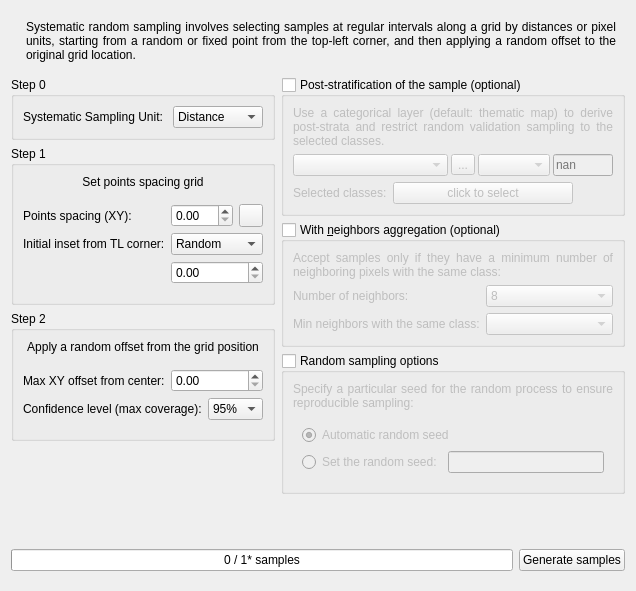
     <widget class="QWidget" name="tab_SystematicSampling">
      <attribute name="title">
       <string>Systematic Sampling</string>
      </attribute>
      <layout class="QVBoxLayout" name="verticalLayout_7">
       <item>
        <widget class="QWidget" name="widget_3" native="true">
         <layout class="QHBoxLayout" name="horizontalLayout_9">
          <item>
           <widget class="QLabel" name="label_2">
            <property name="text">
             <string>&lt;html&gt;&lt;head/&gt;&lt;body&gt;&lt;img height=&quot;90&quot;  src=&quot;:/plugins/AcATaMa/icons/systematic_sampling.svg&quot;/&gt;&lt;/body&gt;&lt;/html&gt;</string>
            </property>
           </widget>
          </item>
          <item>
           <widget class="QLabel" name="label_25">
            <property name="sizePolicy">
             <sizepolicy hsizetype="Expanding" vsizetype="Preferred">
              <horstretch>0</horstretch>
              <verstretch>0</verstretch>
             </sizepolicy>
            </property>
            <property name="text">
             <string>Systematic random sampling involves selecting samples at regular intervals along a grid by distances or pixel units, starting from a random or fixed point from the top-left corner, and then applying a random offset to the original grid location.</string>
            </property>
            <property name="alignment">
             <set>Qt::AlignmentFlag::AlignJustify|Qt::AlignmentFlag::AlignVCenter</set>
            </property>
            <property name="wordWrap">
             <bool>true</bool>
            </property>
           </widget>
          </item>
         </layout>
        </widget>
       </item>
       <item>
        <widget class="QWidget" name="widget_15" native="true">
         <layout class="QHBoxLayout" name="horizontalLayout_11">
          <property name="leftMargin">
           <number>0</number>
          </property>
          <property name="topMargin">
           <number>0</number>
          </property>
          <property name="rightMargin">
           <number>0</number>
          </property>
          <property name="bottomMargin">
           <number>0</number>
          </property>
          <item>
           <widget class="QWidget" name="widget_20" native="true">
            <layout class="QVBoxLayout" name="verticalLayout_2">
             <property name="leftMargin">
              <number>0</number>
             </property>
             <property name="topMargin">
              <number>0</number>
             </property>
             <property name="rightMargin">
              <number>0</number>
             </property>
             <property name="bottomMargin">
              <number>0</number>
             </property>
             <item>
              <widget class="QGroupBox" name="widget_SystS_step0">
               <property name="title">
                <string>Step 0</string>
               </property>
               <layout class="QGridLayout" name="gridLayout_5">
                <item row="0" column="0">
                 <widget class="QLabel" name="label_22">
                  <property name="text">
                   <string>Systematic Sampling Unit: </string>
                  </property>
                 </widget>
                </item>
                <item row="0" column="1">
                 <widget class="QComboBox" name="QCBox_Systematic_Sampling_Unit">
                  <property name="toolTip">
                   <string>&lt;html&gt;&lt;head/&gt;&lt;body&gt;&lt;p&gt;The systematic sampling unit defines its methodology, including the grid structure, the initial inset, and the area for random offset.&lt;/p&gt;&lt;/body&gt;&lt;/html&gt;</string>
                  </property>
                  <item>
                   <property name="text">
                    <string>Distance</string>
                   </property>
                  </item>
                  <item>
                   <property name="text">
                    <string>Pixels</string>
                   </property>
                  </item>
                 </widget>
                </item>
               </layout>
              </widget>
             </item>
             <item>
              <widget class="QGroupBox" name="widget_SystS_step1">
               <property name="title">
                <string>Step 1</string>
               </property>
               <layout class="QVBoxLayout" name="verticalLayout_26">
                <item>
                 <widget class="QLabel" name="label_32">
                  <property name="text">
                   <string>Set points spacing grid</string>
                  </property>
                  <property name="alignment">
                   <set>Qt::AlignmentFlag::AlignCenter</set>
                  </property>
                 </widget>
                </item>
                <item>
                 <widget class="QWidget" name="widget_8" native="true">
                  <layout class="QGridLayout" name="gridLayout_6">
                   <property name="leftMargin">
                    <number>0</number>
                   </property>
                   <property name="rightMargin">
                    <number>0</number>
                   </property>
                   <item row="1" column="0">
                    <widget class="QLabel" name="label_27">
                     <property name="text">
                      <string>Initial inset from TL corner:</string>
                     </property>
                    </widget>
                   </item>
                   <item row="0" column="1">
                    <widget class="QDoubleSpinBox" name="PointSpacing_SystS"/>
                   </item>
                   <item row="0" column="0">
                    <widget class="QLabel" name="label_26">
                     <property name="text">
                      <string>Points spacing (XY):</string>
                     </property>
                    </widget>
                   </item>
                   <item row="0" column="2">
                    <widget class="QToolButton" name="QPBtn_DeterNumSamples_SystS">
                     <property name="toolTip">
                      <string>Determining point spacing by estimating sample size</string>
                     </property>
                     <property name="text">
                      <string/>
                     </property>
                     <property name="icon">
                      <iconset>
                       <normaloff>:/plugins/AcATaMa/icons/determine_num_samples.svg</normaloff>:/plugins/AcATaMa/icons/determine_num_samples.svg</iconset>
                     </property>
                    </widget>
                   </item>
                   <item row="1" column="1" colspan="2">
                    <widget class="QComboBox" name="QCBox_InitialInsetMode_SystS">
                     <property name="toolTip">
                      <string>&lt;html&gt;&lt;head/&gt;&lt;body&gt;&lt;p&gt;Set the initial inset from top-left corner using a random value (from 0 to point spacing) or using a fixed value by user&lt;/p&gt;&lt;/body&gt;&lt;/html&gt;</string>
                     </property>
                     <item>
                      <property name="text">
                       <string>Random</string>
                      </property>
                     </item>
                     <item>
                      <property name="text">
                       <string>Fixed</string>
                      </property>
                     </item>
                    </widget>
                   </item>
                   <item row="2" column="1" colspan="2">
                    <widget class="QDoubleSpinBox" name="InitialInsetFixed_SystS"/>
                   </item>
                  </layout>
                 </widget>
                </item>
               </layout>
              </widget>
             </item>
             <item>
              <widget class="QGroupBox" name="widget_SystS_step2">
               <property name="title">
                <string>Step 2</string>
               </property>
               <layout class="QVBoxLayout" name="verticalLayout_29">
                <item>
                 <widget class="QLabel" name="label_7">
                  <property name="text">
                   <string>Apply a random offset from the grid position</string>
                  </property>
                  <property name="alignment">
                   <set>Qt::AlignmentFlag::AlignCenter</set>
                  </property>
                 </widget>
                </item>
                <item>
                 <widget class="QWidget" name="widget_11" native="true">
                  <layout class="QGridLayout" name="gridLayout_7">
                   <property name="leftMargin">
                    <number>0</number>
                   </property>
                   <property name="rightMargin">
                    <number>0</number>
                   </property>
                   <item row="0" column="0">
                    <widget class="QLabel" name="label_31">
                     <property name="text">
                      <string>Max XY offset from center:</string>
                     </property>
                    </widget>
                   </item>
                   <item row="0" column="1">
                    <widget class="QDoubleSpinBox" name="MaxXYoffset_SystS"/>
                   </item>
                   <item row="1" column="0" colspan="2">
                    <widget class="QWidget" name="widget_CL_PerPixelCoverage" native="true">
                     <layout class="QHBoxLayout" name="horizontalLayout_13">
                      <property name="leftMargin">
                       <number>0</number>
                      </property>
                      <property name="topMargin">
                       <number>0</number>
                      </property>
                      <property name="rightMargin">
                       <number>0</number>
                      </property>
                      <property name="bottomMargin">
                       <number>0</number>
                      </property>
                      <item>
                       <widget class="QLabel" name="label_23">
                        <property name="text">
                         <string>Confidence level (max coverage):</string>
                        </property>
                       </widget>
                      </item>
                      <item>
                       <widget class="QComboBox" name="CL_PerPixelCoverage">
                        <property name="toolTip">
                         <string>&lt;html&gt;&lt;head/&gt;&lt;body&gt;&lt;p&gt;Sets the upper bound on the probability that each pixel in the offset area will be tested. This determines the maximum number of random attempts (K) per offset area.&lt;/p&gt;&lt;/body&gt;&lt;/html&gt;</string>
                        </property>
                        <property name="currentIndex">
                         <number>3</number>
                        </property>
                        <item>
                         <property name="text">
                          <string>80%</string>
                         </property>
                        </item>
                        <item>
                         <property name="text">
                          <string>85%</string>
                         </property>
                        </item>
                        <item>
                         <property name="text">
                          <string>90%</string>
                         </property>
                        </item>
                        <item>
                         <property name="text">
                          <string>95%</string>
                         </property>
                        </item>
                        <item>
                         <property name="text">
                          <string>99%</string>
                         </property>
                        </item>
                       </widget>
                      </item>
                     </layout>
                    </widget>
                   </item>
                  </layout>
                 </widget>
                </item>
               </layout>
              </widget>
             </item>
             <item>
              <spacer name="verticalSpacer_6">
               <property name="orientation">
                <enum>Qt::Orientation::Vertical</enum>
               </property>
               <property name="sizeHint" stdset="0">
                <size>
                 <width>20</width>
                 <height>40</height>
                </size>
               </property>
              </spacer>
             </item>
            </layout>
           </widget>
          </item>
          <item>
           <widget class="QWidget" name="widget_19" native="true">
            <layout class="QVBoxLayout" name="verticalLayout">
             <property name="leftMargin">
              <number>0</number>
             </property>
             <property name="topMargin">
              <number>0</number>
             </property>
             <property name="rightMargin">
              <number>0</number>
             </property>
             <property name="bottomMargin">
              <number>0</number>
             </property>
             <item>
              <widget class="QGroupBox" name="QGBox_SystSwithPS">
               <property name="title">
                <string>Post-stratification of the sample (optional)</string>
               </property>
               <property name="checkable">
                <bool>true</bool>
               </property>
               <property name="checked">
                <bool>false</bool>
               </property>
               <layout class="QVBoxLayout" name="verticalLayout_32">
                <item>
                 <widget class="QWidget" name="widget_SystSwithPS" native="true">
                  <layout class="QVBoxLayout" name="verticalLayout_33">
                   <property name="leftMargin">
                    <number>0</number>
                   </property>
                   <property name="topMargin">
                    <number>0</number>
                   </property>
                   <property name="rightMargin">
                    <number>0</number>
                   </property>
                   <property name="bottomMargin">
                    <number>0</number>
                   </property>
                   <item>
                    <widget class="QLabel" name="label_33">
                     <property name="text">
                      <string>Use a categorical layer (default: thematic map) to derive post-strata and restrict random validation sampling to the selected classes.</string>
                     </property>
                     <property name="alignment">
                      <set>Qt::AlignmentFlag::AlignJustify|Qt::AlignmentFlag::AlignVCenter</set>
                     </property>
                     <property name="wordWrap">
                      <bool>true</bool>
                     </property>
                    </widget>
                   </item>
                   <item>
                    <widget class="QWidget" name="widget_27" native="true">
                     <layout class="QHBoxLayout" name="horizontalLayout_27">
                      <property name="spacing">
                       <number>3</number>
                      </property>
                      <property name="leftMargin">
                       <number>0</number>
                      </property>
                      <property name="topMargin">
                       <number>0</number>
                      </property>
                      <property name="rightMargin">
                       <number>0</number>
                      </property>
                      <property name="bottomMargin">
                       <number>0</number>
                      </property>
                      <item>
                       <widget class="QgsMapLayerComboBox" name="QCBox_PostStratMap_SystS">
                        <property name="sizePolicy">
                         <sizepolicy hsizetype="Expanding" vsizetype="Fixed">
                          <horstretch>0</horstretch>
                          <verstretch>0</verstretch>
                         </sizepolicy>
                        </property>
                        <property name="focusPolicy">
                         <enum>Qt::FocusPolicy::StrongFocus</enum>
                        </property>
                        <property name="editable">
                         <bool>false</bool>
                        </property>
                        <property name="allowEmptyLayer">
                         <bool>true</bool>
                        </property>
                       </widget>
                      </item>
                      <item>
                       <widget class="QToolButton" name="QPBtn_browsePostStratMap_SystS">
                        <property name="maximumSize">
                         <size>
                          <width>30</width>
                          <height>16777215</height>
                         </size>
                        </property>
                        <property name="toolTip">
                         <string>Load file</string>
                        </property>
                        <property name="text">
                         <string>...</string>
                        </property>
                       </widget>
                      </item>
                      <item>
                       <widget class="QComboBox" name="QCBox_band_PostStratMap_SystS">
                        <property name="toolTip">
                         <string>Band</string>
                        </property>
                        <property name="minimumContentsLength">
                         <number>1</number>
                        </property>
                       </widget>
                      </item>
                      <item>
                       <widget class="QLineEdit" name="nodata_PostStratMap_SystS">
                        <property name="maximumSize">
                         <size>
                          <width>60</width>
                          <height>16777215</height>
                         </size>
                        </property>
                        <property name="toolTip">
                         <string>Nodata Value.
It set automatically from image if the layer has the nodata value set.</string>
                        </property>
                        <property name="placeholderText">
                         <string>nan</string>
                        </property>
                       </widget>
                      </item>
                     </layout>
                    </widget>
                   </item>
                   <item>
                    <widget class="QWidget" name="widget_12" native="true">
                     <layout class="QHBoxLayout" name="horizontalLayout_6">
                      <property name="leftMargin">
                       <number>0</number>
                      </property>
                      <property name="topMargin">
                       <number>0</number>
                      </property>
                      <property name="rightMargin">
                       <number>0</number>
                      </property>
                      <property name="bottomMargin">
                       <number>0</number>
                      </property>
                      <item>
                       <widget class="QLabel" name="label_34">
                        <property name="text">
                         <string>Selected classes:</string>
                        </property>
                       </widget>
                      </item>
                      <item>
                       <widget class="QPushButton" name="QPBtn_PostStratMapClasses_SystS">
                        <property name="minimumSize">
                         <size>
                          <width>180</width>
                          <height>0</height>
                         </size>
                        </property>
                        <property name="cursor">
                         <cursorShape>PointingHandCursor</cursorShape>
                        </property>
                        <property name="text">
                         <string>click to select</string>
                        </property>
                       </widget>
                      </item>
                      <item>
                       <spacer name="horizontalSpacer_5">
                        <property name="orientation">
                         <enum>Qt::Orientation::Horizontal</enum>
                        </property>
                        <property name="sizeHint" stdset="0">
                         <size>
                          <width>40</width>
                          <height>20</height>
                         </size>
                        </property>
                       </spacer>
                      </item>
                     </layout>
                    </widget>
                   </item>
                  </layout>
                 </widget>
                </item>
               </layout>
              </widget>
             </item>
             <item>
              <widget class="QGroupBox" name="QGBox_neighbour_aggregation_SystS">
               <property name="title">
                <string>With &amp;neighbors aggregation (optional)</string>
               </property>
               <property name="checkable">
                <bool>true</bool>
               </property>
               <property name="checked">
                <bool>false</bool>
               </property>
               <layout class="QVBoxLayout" name="verticalLayout_23">
                <item>
                 <widget class="QWidget" name="widget_neighbour_aggregation_SystS" native="true">
                  <layout class="QVBoxLayout" name="verticalLayout_24">
                   <property name="leftMargin">
                    <number>0</number>
                   </property>
                   <property name="topMargin">
                    <number>0</number>
                   </property>
                   <property name="rightMargin">
                    <number>0</number>
                   </property>
                   <property name="bottomMargin">
                    <number>0</number>
                   </property>
                   <item>
                    <widget class="QLabel" name="label_36">
                     <property name="text">
                      <string>Accept samples only if they have a minimum number of neighboring pixels with the same class:</string>
                     </property>
                     <property name="alignment">
                      <set>Qt::AlignmentFlag::AlignJustify|Qt::AlignmentFlag::AlignVCenter</set>
                     </property>
                     <property name="wordWrap">
                      <bool>true</bool>
                     </property>
                    </widget>
                   </item>
                   <item>
                    <widget class="QWidget" name="widget_16" native="true">
                     <layout class="QGridLayout" name="gridLayout_15">
                      <property name="leftMargin">
                       <number>0</number>
                      </property>
                      <property name="topMargin">
                       <number>0</number>
                      </property>
                      <property name="rightMargin">
                       <number>0</number>
                      </property>
                      <property name="bottomMargin">
                       <number>0</number>
                      </property>
                      <item row="0" column="1">
                       <widget class="QComboBox" name="QCBox_NumberOfNeighbors_SystS">
                        <property name="sizeAdjustPolicy">
                         <enum>QComboBox::SizeAdjustPolicy::AdjustToContents</enum>
                        </property>
                        <item>
                         <property name="text">
                          <string>8</string>
                         </property>
                        </item>
                        <item>
                         <property name="text">
                          <string>24</string>
                         </property>
                        </item>
                        <item>
                         <property name="text">
                          <string>48</string>
                         </property>
                        </item>
                       </widget>
                      </item>
                      <item row="0" column="0">
                       <widget class="QLabel" name="label_37">
                        <property name="text">
                         <string>Number of neighbors:</string>
                        </property>
                       </widget>
                      </item>
                      <item row="1" column="0">
                       <widget class="QLabel" name="label_38">
                        <property name="text">
                         <string>Min neighbors with the same class:</string>
                        </property>
                       </widget>
                      </item>
                      <item row="1" column="1">
                       <widget class="QComboBox" name="QCBox_SameClassOfNeighbors_SystS">
                        <property name="sizeAdjustPolicy">
                         <enum>QComboBox::SizeAdjustPolicy::AdjustToContents</enum>
                        </property>
                       </widget>
                      </item>
                     </layout>
                    </widget>
                   </item>
                  </layout>
                 </widget>
                </item>
               </layout>
              </widget>
             </item>
             <item>
              <widget class="QGroupBox" name="QGBox_random_sampling_options_SystS">
               <property name="title">
                <string>Random sampling options</string>
               </property>
               <property name="checkable">
                <bool>true</bool>
               </property>
               <property name="checked">
                <bool>false</bool>
               </property>
               <layout class="QVBoxLayout" name="verticalLayout_25">
                <item>
                 <widget class="QWidget" name="widget_random_sampling_options_SystS" native="true">
                  <layout class="QVBoxLayout" name="verticalLayout_27">
                   <property name="leftMargin">
                    <number>0</number>
                   </property>
                   <property name="topMargin">
                    <number>0</number>
                   </property>
                   <property name="rightMargin">
                    <number>0</number>
                   </property>
                   <property name="bottomMargin">
                    <number>0</number>
                   </property>
                   <item>
                    <widget class="QLabel" name="label_39">
                     <property name="text">
                      <string>Specify a particular seed for the random process to ensure reproducible sampling:</string>
                     </property>
                     <property name="alignment">
                      <set>Qt::AlignmentFlag::AlignJustify|Qt::AlignmentFlag::AlignVCenter</set>
                     </property>
                     <property name="wordWrap">
                      <bool>true</bool>
                     </property>
                    </widget>
                   </item>
                   <item>
                    <widget class="QWidget" name="widget_17" native="true">
                     <layout class="QGridLayout" name="gridLayout_16">
                      <item row="1" column="0">
                       <widget class="QRadioButton" name="with_random_seed_by_user_SystS">
                        <property name="text">
                         <string>Set the random seed:</string>
                        </property>
                       </widget>
                      </item>
                      <item row="1" column="1">
                       <widget class="QLineEdit" name="random_seed_by_user_SystS">
                        <property name="toolTip">
                         <string>&lt;html&gt;&lt;head/&gt;&lt;body&gt;&lt;p&gt;Set the seed random number as an integer value. It is possible to use strings, bytes, or bytearray but all of them get converted to an int and all of its bits are used.&lt;/p&gt;&lt;/body&gt;&lt;/html&gt;</string>
                        </property>
                       </widget>
                      </item>
                      <item row="0" column="0" colspan="2">
                       <widget class="QRadioButton" name="automatic_random_seed_SystS">
                        <property name="text">
                         <string>Automatic random seed</string>
                        </property>
                        <property name="checked">
                         <bool>true</bool>
                        </property>
                       </widget>
                      </item>
                     </layout>
                    </widget>
                   </item>
                  </layout>
                 </widget>
                </item>
               </layout>
              </widget>
             </item>
             <item>
              <spacer name="verticalSpacer_2">
               <property name="orientation">
                <enum>Qt::Orientation::Vertical</enum>
               </property>
               <property name="sizeHint" stdset="0">
                <size>
                 <width>20</width>
                 <height>40</height>
                </size>
               </property>
              </spacer>
             </item>
            </layout>
           </widget>
          </item>
         </layout>
        </widget>
       </item>
       <item>
        <widget class="QWidget" name="widget_Generation_SystS" native="true">
         <layout class="QHBoxLayout" name="horizontalLayout_7">
          <property name="leftMargin">
           <number>0</number>
          </property>
          <property name="rightMargin">
           <number>0</number>
          </property>
          <item>
           <widget class="QProgressBar" name="QPBar_GenerateSamples_SystS">
            <property name="enabled">
             <bool>true</bool>
            </property>
            <property name="toolTip">
             <string>&lt;html&gt;&lt;head/&gt;&lt;body&gt;&lt;p&gt;The total number of samples (*) is an estimate, and the actual number of samples generated may vary based on the sampling method and restrictions imposed in the sampling conditions. You can finish the process if it gets stuck after some time.&lt;/p&gt;&lt;/body&gt;&lt;/html&gt;</string>
            </property>
            <property name="maximum">
             <number>1</number>
            </property>
            <property name="value">
             <number>0</number>
            </property>
            <property name="format">
             <string>%v / %m* samples</string>
            </property>
           </widget>
          </item>
          <item>
           <widget class="QPushButton" name="QPBtn_GenerateSamples_SystS">
            <property name="cursor">
             <cursorShape>PointingHandCursor</cursorShape>
            </property>
            <property name="text">
             <string>Generate samples</string>
            </property>
           </widget>
          </item>
         </layout>
        </widget>
       </item>
      </layout>
     </widget>
